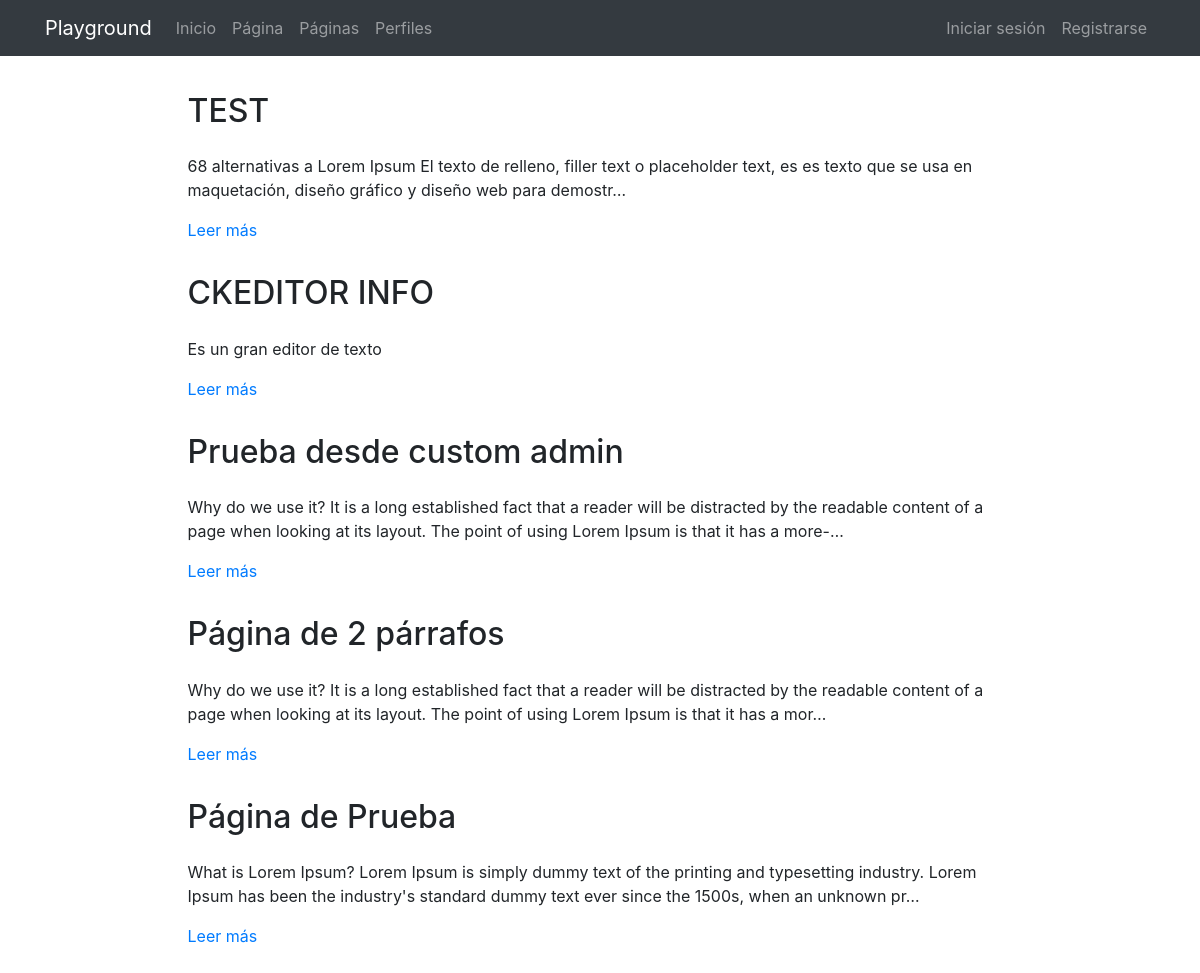
The page /pages/ on the database its author committed.
### pages/models.py (models this page shows, shortened)
class Page(models.Model):
    title = models.CharField(verbose_name="Título", max_length=200)
    content = RichTextField(verbose_name="Contenido")
    order = models.SmallIntegerField(verbose_name="Orden", default=0)
    created = models.DateTimeField(auto_now_add=True, verbose_name="Fecha de creación")
    updated = models.DateTimeField(auto_now=True, verbose_name="Fecha de edición")
    class Meta:
        verbose_name = "página"
        verbose_name_plural = "páginas"
        ordering = ['order', 'title']

### pages/views.py (the view)
# urls.py: path('', PageListView.as_view(), name='pages'),
class PageListView(ListView):
    model = Page

### pages/templates/pages/page_list.html (shortened to what this page needs)
{% extends 'core/base.html' %}
{% load static %}
{% block content %}
<main role="main">
  <div class="container mb-4">
    {% for page in page_list|dictsort:"id" reversed %}
      <div class="row mt-3">
        <div class="col-md-9 mx-auto">
          <h2 class="mb-4">{{page.title}}</h2>
          <div>
            <p>{{page.content|striptags|safe|truncatechars:"200"}}</p>
            <p><a href="{% url 'pages:page' page.id page.title|slugify %}">Leer más</a>
            </p>
          </div>
        </div>
      </div>
    {% endfor %}
  </div>
</main>
{% endblock %}

### core/static/core/css/main.css (style rules this page uses)
main { padding-top: 20px; }
:root { --jumbotron-padding-y: 3rem; }

### rows shown on the page
Page: title "TEST", content "68 alternativas a Lorem Ipsum El texto de relleno, filler text o placeholder text, es es texto que se usa en maquetación, diseño gráfico y diseño web para demostr…"
Page: title "CKEDITOR INFO", content "Es un gran editor de texto"
Page: title "Prueba desde custom admin", content "Why do we use it? It is a long established fact that a reader will be distracted by the readable content of a page when looking at its layout. The point of using Lorem Ipsum is that it has a more-…"
Page: title "Página de 2 párrafos", content "Why do we use it? It is a long established fact that a reader will be distracted by the readable content of a page when looking at its layout. The point of using Lorem Ipsum is that it has a mor…"
Page: title "Página de Prueba", content "What is Lorem Ipsum? Lorem Ipsum is simply dummy text of the printing and typesetting industry. Lorem Ipsum has been the industry's standard dummy text ever since the 1500s, when an unknown pr…"
